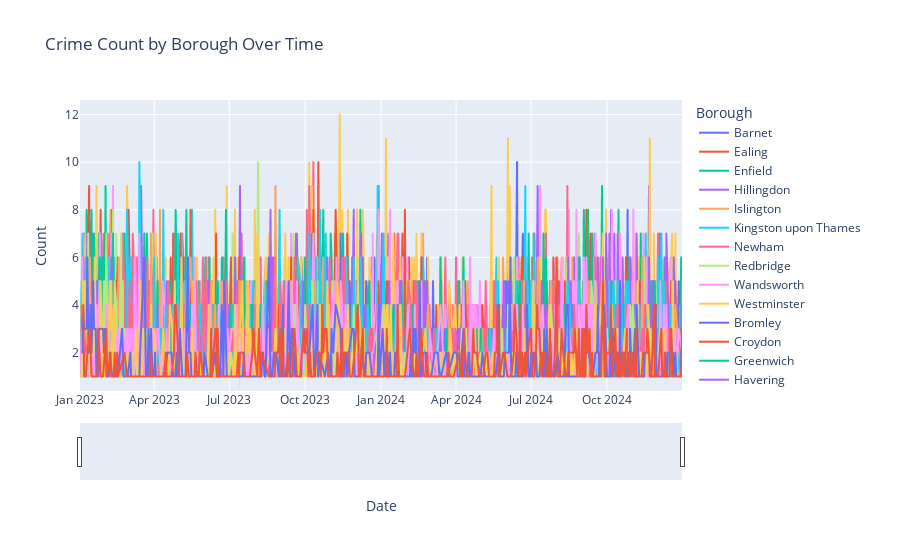

This figure's notebook cell:
### Markdown cell above
### Crime Count by Borough over time

### Code cell
# Group by Date and Borough and count the number of occurrences
grouped = df.groupby(['Date', 'Borough']).size().reset_index(name='Count')

# Now plot
fig = px.line(grouped, x='Date', y='Count', color='Borough',
              title='Crime Count by Borough Over Time')
fig.update_xaxes(rangeslider_visible=True)
fig.show()

### Figure 1 — Plotly figure (JSON) as saved in the notebook; plotly's stock layout.template omitted (floating-point values rounded to 4 significant figures; data arrays with more than 128 entries replaced by an {"elided": "..."} marker saying what was removed)
{"data": [{"hovertemplate": "Borough=Barnet<br>Date=%{x}<br>Count=%{y}<extra></extra>", "legendgroup": "Barnet", "line": {"color": "#636efa", "dash": "solid"}, "marker": {"symbol": "circle"}, "mode": "lines", "name": "Barnet", "showlegend": true, "type": "scattergl", "x": {"elided": "569 str values"}, "xaxis": "x", "y": {"elided": "569 int values"}, "yaxis": "y"}, {"hovertemplate": "Borough=Ealing<br>Date=%{x}<br>Count=%{y}<extra></extra>", "legendgroup": "Ealing", "line": {"color": "#EF553B", "dash": "solid"}, "marker": {"symbol": "circle"}, "mode": "lines", "name": "Ealing", "showlegend": true, "type": "scattergl", "x": {"elided": "592 str values"}, "xaxis": "x", "y": {"elided": "592 int values"}, "yaxis": "y"}, {"hovertemplate": "Borough=Enfield<br>Date=%{x}<br>Count=%{y}<extra></extra>", "legendgroup": "Enfield", "line": {"color": "#00cc96", "dash": "solid"}, "marker": {"symbol": "circle"}, "mode": "lines", "name": "Enfield", "showlegend": true, "type": "scattergl", "x": {"elided": "548 str values"}, "xaxis": "x", "y": {"elided": "548 int values"}, "yaxis": "y"}, {"hovertemplate": "Borough=Hillingdon<br>Date=%{x}<br>Count=%{y}<extra></extra>", "legendgroup": "Hillingdon", "line": {"color": "#ab63fa", "dash": "solid"}, "marker": {"symbol": "circle"}, "mode": "lines", "name": "Hillingdon", "showlegend": true, "type": "scattergl", "x": {"elided": "597 str values"}, "xaxis": "x", "y": {"elided": "597 int values"}, "yaxis": "y"}, {"hovertemplate": "Borough=Islington<br>Date=%{x}<br>Count=%{y}<extra></extra>", "legendgroup": "Islington", "line": {"color": "#FFA15A", "dash": "solid"}, "marker": {"symbol": "circle"}, "mode": "lines", "name": "Islington", "showlegend": true, "type": "scattergl", "x": {"elided": "593 str values"}, "xaxis": "x", "y": {"elided": "593 int values"}, "yaxis": "y"}, {"hovertemplate": "Borough=Kingston upon Thames<br>Date=%{x}<br>Count=%{y}<extra></extra>", "legendgroup": "Kingston upon Thames", "line": {"color": "#19d3f3", "dash": "solid"}, "marker": {"symbol": "circle"}, "mode": "lines", "name": "Kingston upon Thames", "showlegend": true, "type": "scattergl", "x": {"elided": "446 str values"}, "xaxis": "x", "y": {"elided": "446 int values"}, "yaxis": "y"}, {"hovertemplate": "Borough=Newham<br>Date=%{x}<br>Count=%{y}<extra></extra>", "legendgroup": "Newham", "line": {"color": "#FF6692", "dash": "solid"}, "marker": {"symbol": "circle"}, "mode": "lines", "name": "Newham", "showlegend": true, "type": "scattergl", "x": {"elided": "629 str values"}, "xaxis": "x", "y": {"elided": "629 int values"}, "yaxis": "y"}, {"hovertemplate": "Borough=Redbridge<br>Date=%{x}<br>Count=%{y}<extra></extra>", "legendgroup": "Redbridge", "line": {"color": "#B6E880", "dash": "solid"}, "marker": {"symbol": "circle"}, "mode": "lines", "name": "Redbridge", "showlegend": true, "type": "scattergl", "x": {"elided": "564 str values"}, "xaxis": "x", "y": {"elided": "564 int values"}, "yaxis": "y"}, {"hovertemplate": "Borough=Wandsworth<br>Date=%{x}<br>Count=%{y}<extra></extra>", "legendgroup": "Wandsworth", "line": {"color": "#FF97FF", "dash": "solid"}, "marker": {"symbol": "circle"}, "mode": "lines", "name": "Wandsworth", "showlegend": true, "type": "scattergl", "x": {"elided": "599 str values"}, "xaxis": "x", "y": {"elided": "599 int values"}, "yaxis": "y"}, {"hovertemplate": "Borough=Westminster<br>Date=%{x}<br>Count=%{y}<extra></extra>", "legendgroup": "Westminster", "line": {"color": "#FECB52", "dash": "solid"}, "marker": {"symbol": "circle"}, "mode": "lines", "name": "Westminster", "showlegend": true, "type": "scattergl", "x": {"elided": "686 str values"}, "xaxis": "x", "y": {"elided": "686 int values"}, "yaxis": "y"}, {"hovertemplate": "Borough=Bromley<br>Date=%{x}<br>Count=%{y}<extra></extra>", "legendgroup": "Bromley", "line": {"color": "#636efa", "dash": "solid"}, "marker": {"symbol": "circle"}, "mode": "lines", "name": "Bromley", "showlegend": true, "type": "scattergl", "x": {"elided": "532 str values"}, "xaxis": "x", "y": {"elided": "532 int values"}, "yaxis": "y"}, {"hovertemplate": "Borough=Croydon<br>Date=%{x}<br>Count=%{y}<extra></extra>", "legendgroup": "Croydon", "line": {"color": "#EF553B", "dash": "solid"}, "marker": {"symbol": "circle"}, "mode": "lines", "name": "Croydon", "showlegend": true, "type": "scattergl", "x": {"elided": "574 str values"}, "xaxis": "x", "y": {"elided": "574 int values"}, "yaxis": "y"}, {"hovertemplate": "Borough=Greenwich<br>Date=%{x}<br>Count=%{y}<extra></extra>", "legendgroup": "Greenwich", "line": {"color": "#00cc96", "dash": "solid"}, "marker": {"symbol": "circle"}, "mode": "lines", "name": "Greenwich", "showlegend": true, "type": "scattergl", "x": {"elided": "573 str values"}, "xaxis": "x", "y": {"elided": "573 int values"}, "yaxis": "y"}, {"hovertemplate": "Borough=Havering<br>Date=%{x}<br>Count=%{y}<extra></extra>", "legendgroup": "Havering", "line": {"color": "#ab63fa", "dash": "solid"}, "marker": {"symbol": "circle"}, "mode": "lines", "name": "Havering", "showlegend": true, "type": "scattergl", "x": {"elided": "519 str values"}, "xaxis": "x", "y": {"elided": "519 int values"}, "yaxis": "y"}, {"hovertemplate": "Borough=Kensington and Chelsea<br>Date=%{x}<br>Count=%{y}<extra></extra>", "legendgroup": "Kensington and Chelsea", "line": {"color": "#FFA15A", "dash": "solid"}, "marker": {"symbol": "circle"}, "mode": "lines", "name": "Kensington and Chelsea", "showlegend": true, "type": "scattergl", "x": {"elided": "538 str values"}, "xaxis": "x", "y": {"elided": "538 int values"}, "yaxis": "y"}, {"hovertemplate": "Borough=Lambeth<br>Date=%{x}<br>Count=%{y}<extra></extra>", "legendgroup": "Lambeth", "line": {"color": "#19d3f3", "dash": "solid"}, "marker": {"symbol": "circle"}, "mode": "lines", "name": "Lambeth", "showlegend": true, "type": "scattergl", "x": {"elided": "613 str values"}, "xaxis": "x", "y": {"elided": "613 int values"}, "yaxis": "y"}, {"hovertemplate": "Borough=Lewisham<br>Date=%{x}<br>Count=%{y}<extra></extra>", "legendgroup": "Lewisham", "line": {"color": "#FF6692", "dash": "solid"}, "marker": {"symbol": "circle"}, "mode": "lines", "name": "Lewisham", "showlegend": true, "type": "scattergl", "x": {"elided": "575 str values"}, "xaxis": "x", "y": {"elided": "575 int values"}, "yaxis": "y"}, {"hovertemplate": "Borough=Southwark<br>Date=%{x}<br>Count=%{y}<extra></extra>", "legendgroup": "Southwark", "line": {"color": "#B6E880", "dash": "solid"}, "marker": {"symbol": "circle"}, "mode": "lines", "name": "Southwark", "showlegend": true, "type": "scattergl", "x": {"elided": "610 str values"}, "xaxis": "x", "y": {"elided": "610 int values"}, "yaxis": "y"}, {"hovertemplate": "Borough=Tower Hamlets<br>Date=%{x}<br>Count=%{y}<extra></extra>", "legendgroup": "Tower Hamlets", "line": {"color": "#FF97FF", "dash": "solid"}, "marker": {"symbol": "circle"}, "mode": "lines", "name": "Tower Hamlets", "showlegend": true, "type": "scattergl", "x": {"elided": "611 str values"}, "xaxis": "x", "y": {"elided": "611 int values"}, "yaxis": "y"}, {"hovertemplate": "Borough=Waltham Forest<br>Date=%{x}<br>Count=%{y}<extra></extra>", "legendgroup": "Waltham Forest", "line": {"color": "#FECB52", "dash": "solid"}, "marker": {"symbol": "circle"}, "mode": "lines", "name": "Waltham Forest", "showlegend": true, "type": "scattergl", "x": {"elided": "523 str values"}, "xaxis": "x", "y": {"elided": "523 int values"}, "yaxis": "y"}, {"hovertemplate": "Borough=Bexley<br>Date=%{x}<br>Count=%{y}<extra></extra>", "legendgroup": "Bexley", "line": {"color": "#636efa", "dash": "solid"}, "marker": {"symbol": "circle"}, "mode": "lines", "name": "Bexley", "showlegend": true, "type": "scattergl", "x": {"elided": "443 str values"}, "xaxis": "x", "y": {"elided": "443 int values"}, "yaxis": "y"}, {"hovertemplate": "Borough=Brent<br>Date=%{x}<br>Count=%{y}<extra></extra>", "legendgroup": "Brent", "line": {"color": "#EF553B", "dash": "solid"}, "marker": {"symbol": "circle"}, "mode": "lines", "name": "Brent", "showlegend": true, "type": "scattergl", "x": {"elided": "596 str values"}, "xaxis": "x", "y": {"elided": "596 int values"}, "yaxis": "y"}, {"hovertemplate": "Borough=Camden<br>Date=%{x}<br>Count=%{y}<extra></extra>", "legendgroup": "Camden", "line": {"color": "#00cc96", "dash": "solid"}, "marker": {"symbol": "circle"}, "mode": "lines", "name": "Camden", "showlegend": true, "type": "scattergl", "x": {"elided": "626 str values"}, "xaxis": "x", "y": {"elided": "626 int values"}, "yaxis": "y"}, {"hovertemplate": "Borough=Hackney<br>Date=%{x}<br>Count=%{y}<extra></extra>", "legendgroup": "Hackney", "line": {"color": "#ab63fa", "dash": "solid"}, "marker": {"symbol": "circle"}, "mode": "lines", "name": "Hackney", "showlegend": true, "type": "scattergl", "x": {"elided": "603 str values"}, "xaxis": "x", "y": {"elided": "603 int values"}, "yaxis": "y"}, {"hovertemplate": "Borough=Hammersmith and Fulham<br>Date=%{x}<br>Count=%{y}<extra></extra>", "legendgroup": "Hammersmith and Fulham", "line": {"color": "#FFA15A", "dash": "solid"}, "marker": {"symbol": "circle"}, "mode": "lines", "name": "Hammersmith and Fulham", "showlegend": true, "type": "scattergl", "x": {"elided": "554 str values"}, "xaxis": "x", "y": {"elided": "554 int values"}, "yaxis": "y"}, {"hovertemplate": "Borough=Haringey<br>Date=%{x}<br>Count=%{y}<extra></extra>", "legendgroup": "Haringey", "line": {"color": "#19d3f3", "dash": "solid"}, "marker": {"symbol": "circle"}, "mode": "lines", "name": "Haringey", "showlegend": true, "type": "scattergl", "x": {"elided": "573 str values"}, "xaxis": "x", "y": {"elided": "573 int values"}, "yaxis": "y"}, {"hovertemplate": "Borough=Hounslow<br>Date=%{x}<br>Count=%{y}<extra></extra>", "legendgroup": "Hounslow", "line": {"color": "#FF6692", "dash": "solid"}, "marker": {"symbol": "circle"}, "mode": "lines", "name": "Hounslow", "showlegend": true, "type": "scattergl", "x": {"elided": "551 str values"}, "xaxis": "x", "y": {"elided": "551 int values"}, "yaxis": "y"}, {"hovertemplate": "Borough=Merton<br>Date=%{x}<br>Count=%{y}<extra></extra>", "legendgroup": "Merton", "line": {"color": "#B6E880", "dash": "solid"}, "marker": {"symbol": "circle"}, "mode": "lines", "name": "Merton", "showlegend": true, "type": "scattergl", "x": {"elided": "457 str values"}, "xaxis": "x", "y": {"elided": "457 int values"}, "yaxis": "y"}, {"hovertemplate": "Borough=Barking and Dagenham<br>Date=%{x}<br>Count=%{y}<extra></extra>", "legendgroup": "Barking and Dagenham", "line": {"color": "#FF97FF", "dash": "solid"}, "marker": {"symbol": "circle"}, "mode": "lines", "name": "Barking and Dagenham", "showlegend": true, "type": "scattergl", "x": {"elided": "509 str values"}, "xaxis": "x", "y": {"elided": "509 int values"}, "yaxis": "y"}, {"hovertemplate": "Borough=Harrow<br>Date=%{x}<br>Count=%{y}<extra></extra>", "legendgroup": "Harrow", "line": {"color": "#FECB52", "dash": "solid"}, "marker": {"symbol": "circle"}, "mode": "lines", "name": "Harrow", "showlegend": true, "type": "scattergl", "x": {"elided": "468 str values"}, "xaxis": "x", "y": {"elided": "468 int values"}, "yaxis": "y"}, {"hovertemplate": "Borough=Sutton<br>Date=%{x}<br>Count=%{y}<extra></extra>", "legendgroup": "Sutton", "line": {"color": "#636efa", "dash": "solid"}, "marker": {"symbol": "circle"}, "mode": "lines", "name": "Sutton", "showlegend": true, "type": "scattergl", "x": {"elided": "407 str values"}, "xaxis": "x", "y": {"elided": "407 int values"}, "yaxis": "y"}, {"hovertemplate": "Borough=Richmond upon Thames<br>Date=%{x}<br>Count=%{y}<extra></extra>", "legendgroup": "Richmond upon Thames", "line": {"color": "#EF553B", "dash": "solid"}, "marker": {"symbol": "circle"}, "mode": "lines", "name": "Richmond upon Thames", "showlegend": true, "type": "scattergl", "x": {"elided": "398 str values"}, "xaxis": "x", "y": {"elided": "398 int values"}, "yaxis": "y"}], "layout": {"legend": {"title": {"text": "Borough"}, "tracegroupgap": 0}, "title": {"text": "Crime Count by Borough Over Time"}, "xaxis": {"anchor": "y", "domain": [0, 1], "rangeslider": {"visible": true}, "title": {"text": "Date"}}, "yaxis": {"anchor": "x", "domain": [0, 1], "title": {"text": "Count"}}}}
